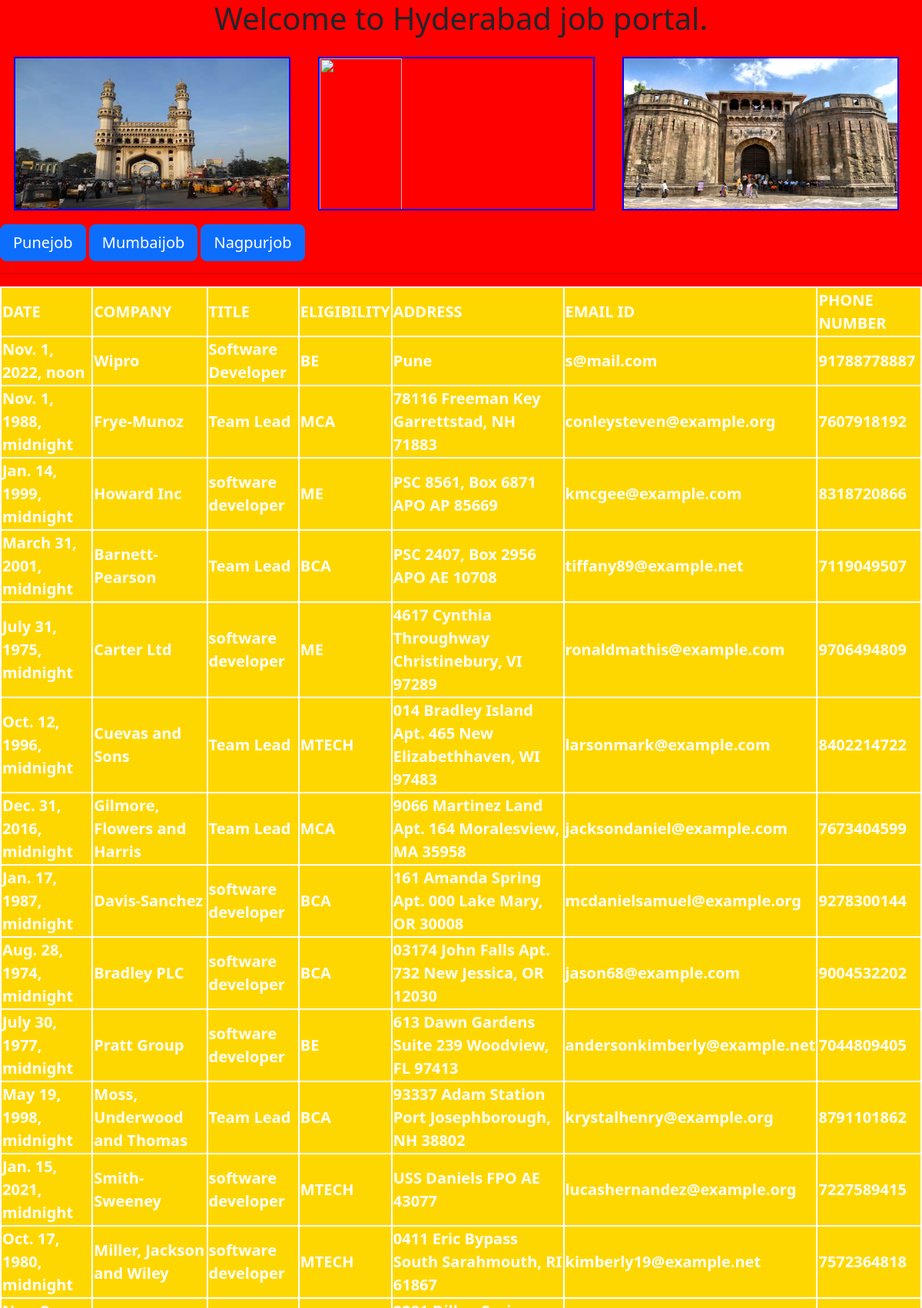
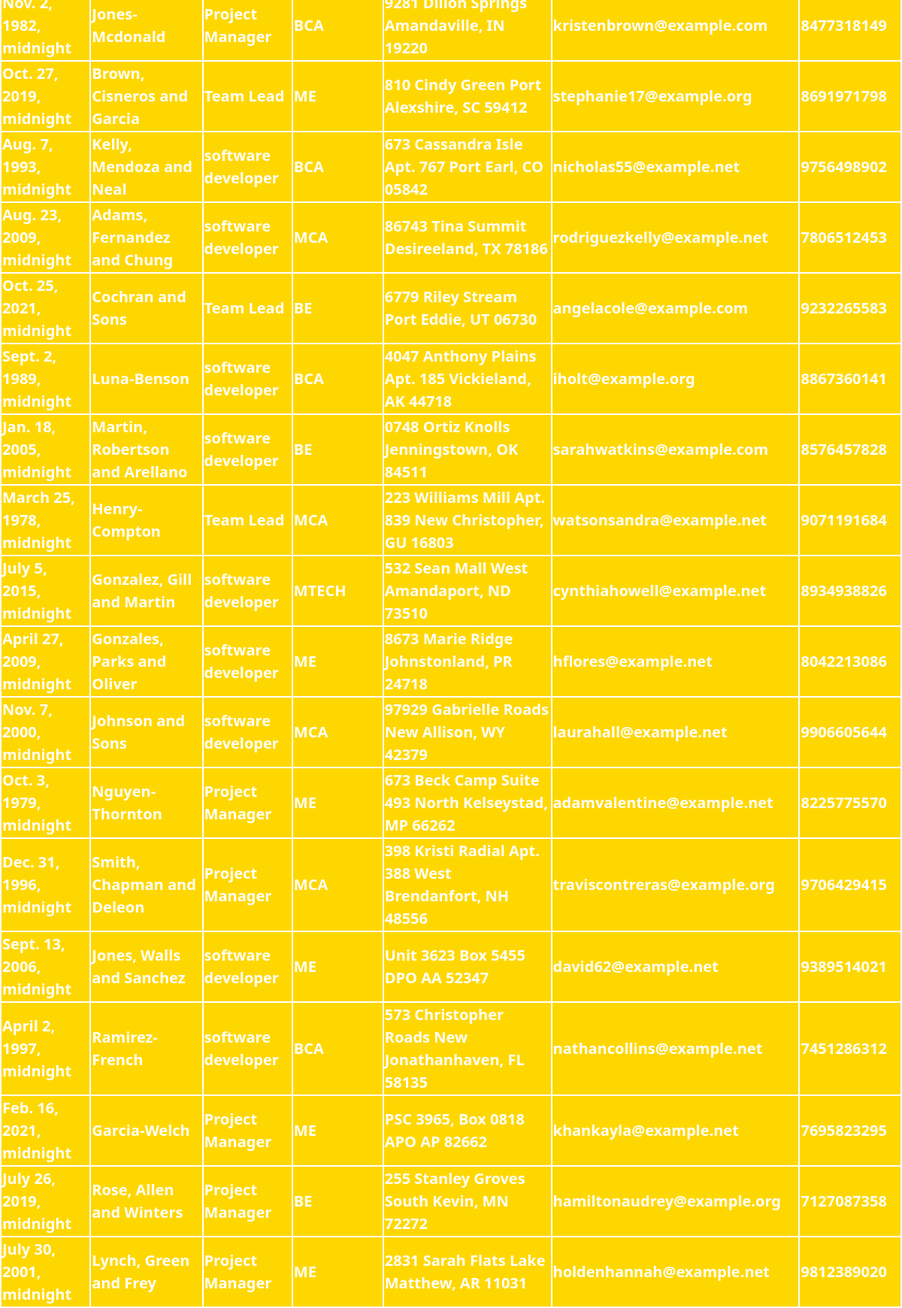
Page /hydrabadjob on the committed database (2 pictures, top to bottom).
### fakerapp/models.py (models this page shows)
class Hydrabad(models.Model):
    data=models.DateTimeField()
    company=models.CharField(max_length=100)
    title=models.CharField(max_length=100)
    eligibility=models.CharField(max_length=100)
    address=models.CharField(max_length=100)
    email=models.EmailField()
    phonenumber=models.IntegerField()

### fakerapp/views.py (the view)
# urls.py: path('hydrabadjob', views.hydrabadjob,name="hydrabadjob"),
def hydrabadjob(request):
    ob=Hydrabad.objects.all()
    my_d={"ob":ob}
    return render(request,'testapp/hydrabad.html',context=my_d)

### templates/testapp/hydrabad.html (shortened to what this page needs)
<!DOCTYPE html>
<html lang="en">
{% load static %}
<head>
    <link href="https://cdn.jsdelivr.net/npm/bootstrap@5.2.2/dist/css/bootstrap.min.css" rel="stylesheet">
    <link rel="stylesheet" href="{% static 'css/test.css'%}">
</head>
<body>
<h1 align="center">Welcome to Hyderabad job portal.</h1>
<img src="{% static 'image/hydrabad.jpeg' %}">
<img src="{% static 'image/Mumbai.jpg' %}">
<img src="{% static 'image/Pune1.jpg' %}">
          <a class="btn btn-primary btn-lg" href="/punejob" role="button">Punejob</a>
              <a class="btn btn-primary btn-lg" href="/mumbaijob" role="button">Mumbaijob</a>
              <a class="btn btn-primary btn-lg" href="/nagpurjob" role="button">Nagpurjob</a>
<br>
<hr>
{% if ob %}
<table>
    <thead>
    <th>DATE</th>
    <th>COMPANY</th>
    <th>TITLE</th>
    <th>ELIGIBILITY</th>
    <th>ADDRESS</th>
    <th>EMAIL ID</th>
    <th>PHONE NUMBER</th>
    </thead>
    {% for i in ob %}
    <tr>
        <th>{{i.data}}</th>
        <th>{{i.company}}</th>
        <th>{{i.title}}</th>
        <th>{{i.eligibility}}</th>
        <th>{{i.address}}</th>
        <th>{{i.email}}</th>
        <th>{{i.phonenumber}}</th>
    </tr>
     {% endfor %}
</table>
{% else %}
<p>No employees found..</p>
{% endif %}
</body>
</body>
</html>

### static/css/test.css (style rules this page uses)
body { background: red; content: blue; }
img { height: 200px; width: 30%; float:left; margin:1.5%; border:2px solid blue; }
table,thead,th,tr,td { color:yellow; border:2px solid white; font-size:20px; margin:auto; background:gold; }
thead,th { color:white; border:2px solid white; font-size:20px; margin:auto; background:gold }

### rows in the picture
Hydrabad: data "Nov. 1, 2022, noon", company "Wipro", title "Software Developer", eligibility "BE", address "Pune", email "s@mail.com", phonenumber "91788778887"
Hydrabad: data "Nov. 1, 1988, midnight", company "Frye-Munoz", title "Team Lead", eligibility "MCA", address "78116 Freeman Key Garrettstad, NH 71883", email "conleysteven@example.org", phonenumber "7607918192"
Hydrabad: data "Jan. 14, 1999, midnight", company "Howard Inc", title "software developer", eligibility "ME", address "PSC 8561, Box 6871 APO AP 85669", email "kmcgee@example.com", phonenumber "8318720866"
Hydrabad: data "March 31, 2001, midnight", company "Barnett-Pearson", title "Team Lead", eligibility "BCA", address "PSC 2407, Box 2956 APO AE 10708", email "tiffany89@example.net", phonenumber "7119049507"
Hydrabad: data "July 31, 1975, midnight", company "Carter Ltd", title "software developer", eligibility "ME", address "4617 Cynthia Throughway Christinebury, VI 97289", email "ronaldmathis@example.com", phonenumber "9706494809"
Hydrabad: data "Oct. 12, 1996, midnight", company "Cuevas and Sons", title "Team Lead", eligibility "MTECH", address "014 Bradley Island Apt. 465 New Elizabethhaven, WI 97483", email "larsonmark@example.com", phonenumber "8402214722"
Hydrabad: data "Dec. 31, 2016, midnight", company "Gilmore, Flowers and Harris", title "Team Lead", eligibility "MCA", address "9066 Martinez Land Apt. 164 Moralesview, MA 35958", email "jacksondaniel@example.com", phonenumber "7673404599"
Hydrabad: data "Jan. 17, 1987, midnight", company "Davis-Sanchez", title "software developer", eligibility "BCA", address "161 Amanda Spring Apt. 000 Lake Mary, OR 30008", email "mcdanielsamuel@example.org", phonenumber "9278300144"
Hydrabad: data "Aug. 28, 1974, midnight", company "Bradley PLC", title "software developer", eligibility "BCA", address "03174 John Falls Apt. 732 New Jessica, OR 12030", email "jason68@example.com", phonenumber "9004532202"
Hydrabad: data "July 30, 1977, midnight", company "Pratt Group", title "software developer", eligibility "BE", address "613 Dawn Gardens Suite 239 Woodview, FL 97413", email "andersonkimberly@example.net", phonenumber "7044809405"
Hydrabad: data "May 19, 1998, midnight", company "Moss, Underwood and Thomas", title "Team Lead", eligibility "BCA", address "93337 Adam Station Port Josephborough, NH 38802", email "krystalhenry@example.org", phonenumber "8791101862"
Hydrabad: data "Jan. 15, 2021, midnight", company "Smith-Sweeney", title "software developer", eligibility "MTECH", address "USS Daniels FPO AE 43077", email "lucashernandez@example.org", phonenumber "7227589415"
Hydrabad: data "Oct. 17, 1980, midnight", company "Miller, Jackson and Wiley", title "software developer", eligibility "MTECH", address "0411 Eric Bypass South Sarahmouth, RI 61867", email "kimberly19@example.net", phonenumber "7572364818"
Hydrabad: data "Nov. 2, 1982, midnight", company "Jones-Mcdonald", title "Project Manager", eligibility "BCA", address "9281 Dillon Springs Amandaville, IN 19220", email "kristenbrown@example.com", phonenumber "8477318149"
Hydrabad: data "Oct. 27, 2019, midnight", company "Brown, Cisneros and Garcia", title "Team Lead", eligibility "ME", address "810 Cindy Green Port Alexshire, SC 59412", email "stephanie17@example.org", phonenumber "8691971798"
Hydrabad: data "Aug. 7, 1993, midnight", company "Kelly, Mendoza and Neal", title "software developer", eligibility "BCA", address "673 Cassandra Isle Apt. 767 Port Earl, CO 05842", email "nicholas55@example.net", phonenumber "9756498902"
Hydrabad: data "Aug. 23, 2009, midnight", company "Adams, Fernandez and Chung", title "software developer", eligibility "MCA", address "86743 Tina Summit Desireeland, TX 78186", email "rodriguezkelly@example.net", phonenumber "7806512453"
Hydrabad: data "Oct. 25, 2021, midnight", company "Cochran and Sons", title "Team Lead", eligibility "BE", address "6779 Riley Stream Port Eddie, UT 06730", email "angelacole@example.com", phonenumber "9232265583"
Hydrabad: data "Sept. 2, 1989, midnight", company "Luna-Benson", title "software developer", eligibility "BCA", address "4047 Anthony Plains Apt. 185 Vickieland, AK 44718", email "iholt@example.org", phonenumber "8867360141"
Hydrabad: data "Jan. 18, 2005, midnight", company "Martin, Robertson and Arellano", title "software developer", eligibility "BE", address "0748 Ortiz Knolls Jenningstown, OK 84511", email "sarahwatkins@example.com", phonenumber "8576457828"
Hydrabad: data "March 25, 1978, midnight", company "Henry-Compton", title "Team Lead", eligibility "MCA", address "223 Williams Mill Apt. 839 New Christopher, GU 16803", email "watsonsandra@example.net", phonenumber "9071191684"
Hydrabad: data "July 5, 2015, midnight", company "Gonzalez, Gill and Martin", title "software developer", eligibility "MTECH", address "532 Sean Mall West Amandaport, ND 73510", email "cynthiahowell@example.net", phonenumber "8934938826"
Hydrabad: data "April 27, 2009, midnight", company "Gonzales, Parks and Oliver", title "software developer", eligibility "ME", address "8673 Marie Ridge Johnstonland, PR 24718", email "hflores@example.net", phonenumber "8042213086"
Hydrabad: data "Nov. 7, 2000, midnight", company "Johnson and Sons", title "software developer", eligibility "MCA", address "97929 Gabrielle Roads New Allison, WY 42379", email "laurahall@example.net", phonenumber "9906605644"
Hydrabad: data "Oct. 3, 1979, midnight", company "Nguyen-Thornton", title "Project Manager", eligibility "ME", address "673 Beck Camp Suite 493 North Kelseystad, MP 66262", email "adamvalentine@example.net", phonenumber "8225775570"
Hydrabad: data "Dec. 31, 1996, midnight", company "Smith, Chapman and Deleon", title "Project Manager", eligibility "MCA", address "398 Kristi Radial Apt. 388 West Brendanfort, NH 48556", email "traviscontreras@example.org", phonenumber "9706429415"
Hydrabad: data "Sept. 13, 2006, midnight", company "Jones, Walls and Sanchez", title "software developer", eligibility "ME", address "Unit 3623 Box 5455 DPO AA 52347", email "david62@example.net", phonenumber "9389514021"
Hydrabad: data "April 2, 1997, midnight", company "Ramirez-French", title "software developer", eligibility "BCA", address "573 Christopher Roads New Jonathanhaven, FL 58135", email "nathancollins@example.net", phonenumber "7451286312"
Hydrabad: data "Feb. 16, 2021, midnight", company "Garcia-Welch", title "Project Manager", eligibility "ME", address "PSC 3965, Box 0818 APO AP 82662", email "khankayla@example.net", phonenumber "7695823295"
Hydrabad: data "July 26, 2019, midnight", company "Rose, Allen and Winters", title "Project Manager", eligibility "BE", address "255 Stanley Groves South Kevin, MN 72272", email "hamiltonaudrey@example.org", phonenumber "7127087358"
Hydrabad: data "July 30, 2001, midnight", company "Lynch, Green and Frey", title "Project Manager", eligibility "ME", address "2831 Sarah Flats Lake Matthew, AR 11031", email "holdenhannah@example.net", phonenumber "9812389020"
